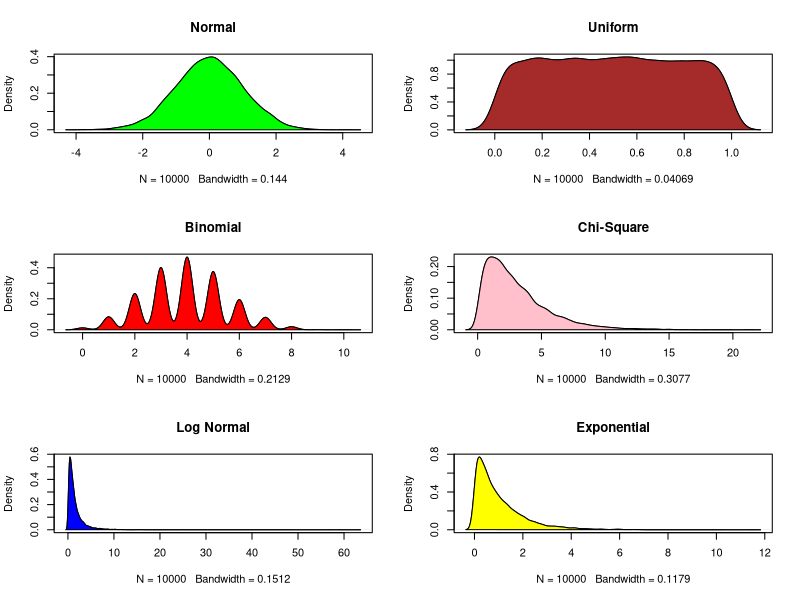

The R source for this figure:
## ---- chunk 1
knitr::opts_chunk$set(echo = TRUE)
## ---- chunk 2
distributionPlots = function()

{
  opar = par() 
  par(mfrow=c(3,2))

  xnorm = rnorm(10000) #Gaussian or Normal
  plot(density(xnorm),main="Normal") 
  polygon(density(xnorm),col="green")

  xnorm = runif(10000, min = 0, max = 1) #Uniform
  plot(density(xnorm),main="Uniform") 
  polygon(density(xnorm),col="Brown")

  xnorm = rbinom(10000, size = 10, prob = 0.4) #Binomial
  plot(density(xnorm),main="Binomial") 
  polygon(density(xnorm),col="Red")

  xnorm = rchisq(10000, df = 3) #Pearson or Chi-Square
  plot(density(xnorm),main="Chi-Square") 
  polygon(density(xnorm),col="Pink")

  xnorm = rlnorm(10000, meanlog=0, sdlog=1) #lognormal
  plot(density(xnorm),main="Log Normal") 
  polygon(density(xnorm),col="Blue")

  xnorm = rexp(10000, rate=1) #exponential
  plot(density(xnorm),main="Exponential") 
  polygon(density(xnorm),col="Yellow")

  return()
}

distributionPlots()
